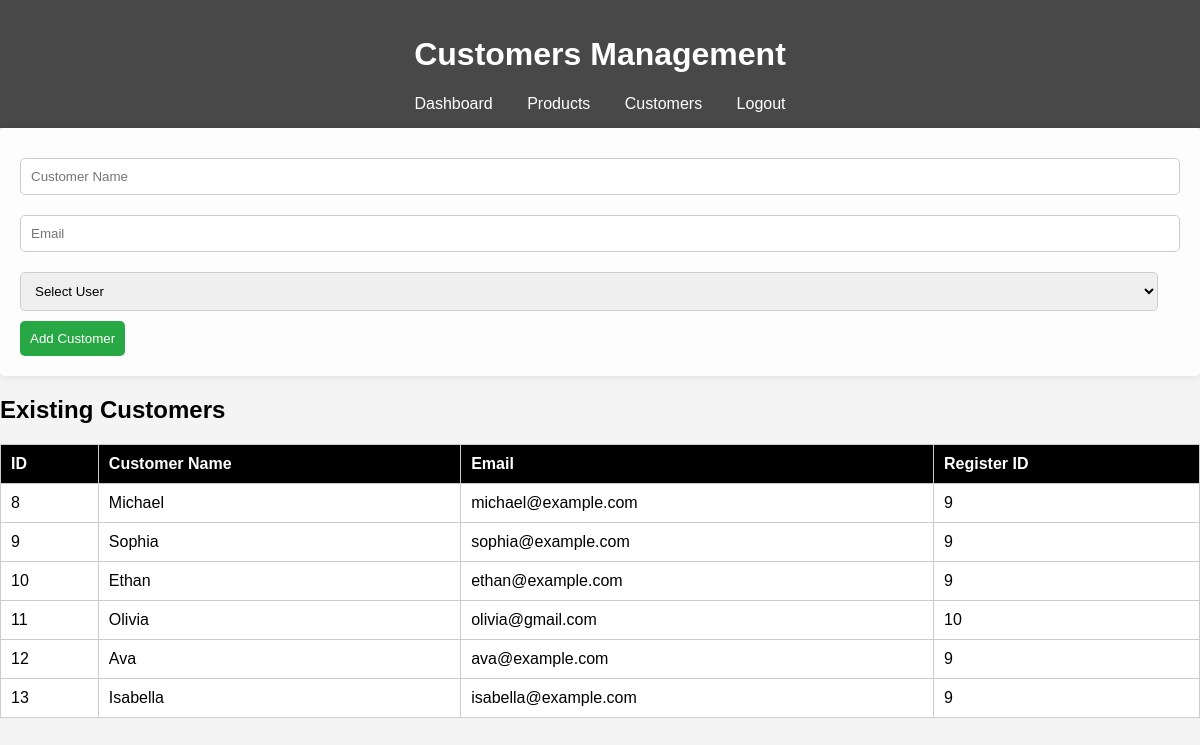
The app's page /customers.php (signed in) with its own data.
### tables this page shows
CREATE TABLE `customers` (
  `customer_id` int(11) NOT NULL,
  `customer_name` varchar(100) NOT NULL,
  `email` varchar(100) NOT NULL,
  `created_at` timestamp NOT NULL DEFAULT current_timestamp(),
  `register_id` int(10) NOT NULL
);

### customers.php (the view, shortened to what this page needs)
<?php
include('db_connection.php');
$query = "SELECT * FROM customers";
$result = mysqli_query($conn, $query);
?>
<!DOCTYPE html>
<html>
<head>
</head>
<body>
    <header>
        <h1>Customers Management</h1>
        <nav>
            <a href="dashboard.php">Dashboard</a>
            <a href="products.php">Products</a>
            <a href="customers.php">Customers</a>
            <a class="logout" href="logout.php">Logout</a>
        </nav>
    </header>
    <main>
        <form method="POST" action="">
            <input type="text" name="customer_name" placeholder="Customer Name" required>
            <input type="email" name="email" placeholder="Email" required>
            <select name="register_id" required>
                <option value="">Select User</option>
            </select>
            <button type="submit">Add Customer</button>
        </form>
        <h2>Existing Customers</h2>
        <table>
            <tr>
                <th>ID</th>
                <th>Customer Name</th>
                <th>Email</th>
                <th>Register ID</th>
            </tr>
            <?php while ($row = mysqli_fetch_assoc($result)): ?>
            <tr>
                <td><?php echo htmlspecialchars($row['customer_id']); ?></td>
                <td><?php echo htmlspecialchars($row['customer_name']); ?></td>
                <td><?php echo htmlspecialchars($row['email']); ?></td>
                <td><?php echo htmlspecialchars($row['register_id']); ?></td>
            </tr>
            <?php endwhile; ?>
        </table>
    </main>
</body>
</html>

### customers.php (style rules this page uses)
body { font-family: Arial, sans-serif; background-color: #f4f4f4; margin: 0; padding: 0; background-image: url('https://images4.alphacoders.com/132/1329756.png'); background-size: cover; background-position: center; }
header { background: rgba(0, 0, 0, 0.7); color: white; padding: 15px; text-align: center; }
nav a { color: white; text-decoration: none; margin: 0 15px; }
table { width: 100%; border-collapse: collapse; margin-top: 20px; background: white; }
th, td { padding: 10px; border: 1px solid #ccc; text-align: left; }
th { background-color: black; color: white; }
form { background: rgba(255, 255, 255, 0.8); padding: 20px; border-radius: 5px; box-shadow: 0 0 10px rgba(0, 0, 0, 0.1); }
input, select { width: calc(100% - 22px); padding: 10px; margin: 10px 0; border: 1px solid #ccc; border-radius: 5px; }
button { background: #28a745; color: white; border: none; padding: 10px; cursor: pointer; border-radius: 5px; }

### records on screen
customers: customer_id "8", customer_name "Michael", email "michael@example.com", register "9"
customers: customer_id "9", customer_name "Sophia", email "sophia@example.com", register "9"
customers: customer_id "10", customer_name "Ethan", email "ethan@example.com", register "9"
customers: customer_id "11", customer_name "Olivia", email "olivia@gmail.com", register "10"
customers: customer_id "12", customer_name "Ava", email "ava@example.com", register "9"
customers: customer_id "13", customer_name "Isabella", email "isabella@example.com", register "9"
